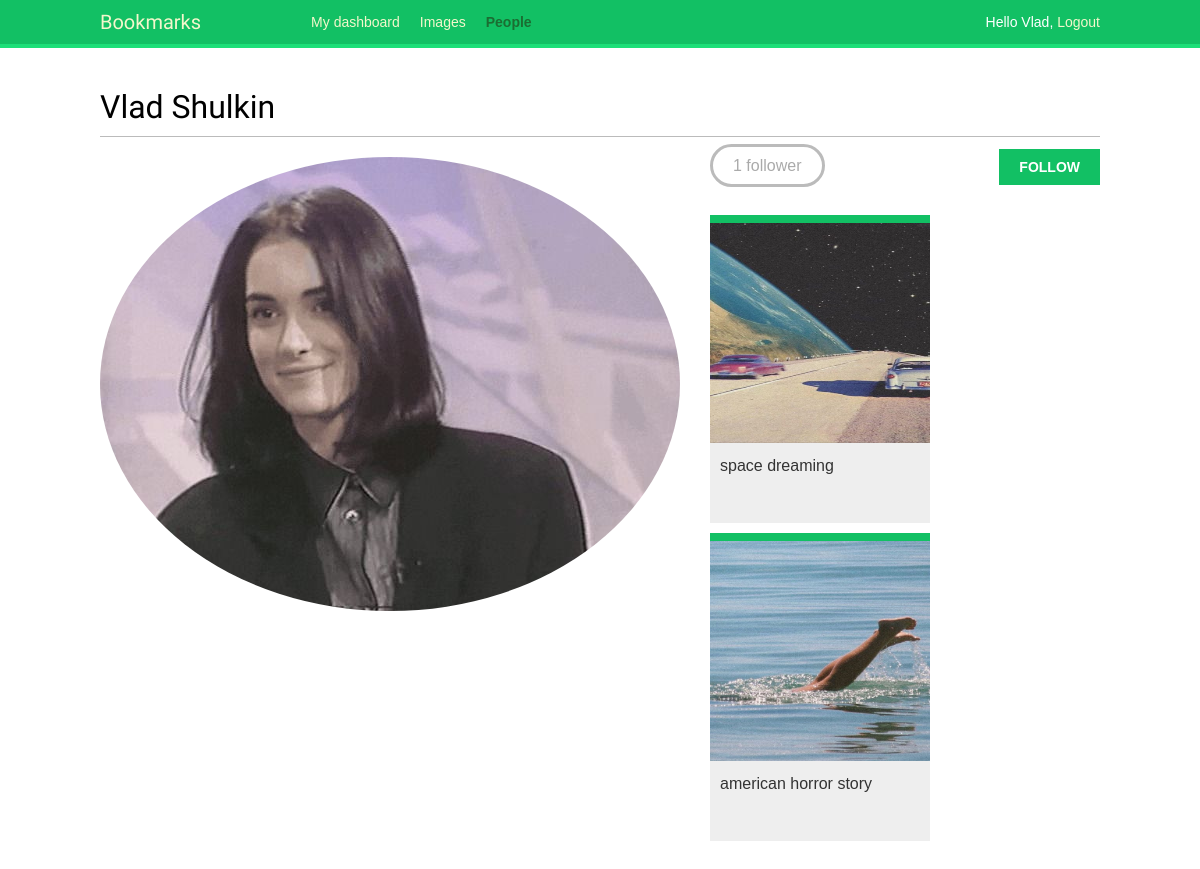
Page /account/users/user_3/ (signed in) on the committed database.
### images/models.py (models this page shows, shortened)
class Image(models.Model):
    user = models.ForeignKey(settings.AUTH_USER_MODEL,
                             related_name='images_created',
                             on_delete=models.CASCADE)
    title = models.CharField(max_length=200)
    slug = models.SlugField(max_length=200,
                            blank=True)
    url = models.URLField()
    image = models.ImageField(upload_to='images/%Y/%m/%d/')
    description = models.TextField(blank=True)
    created = models.DateField(auto_now_add=True,
                               db_index=True)
    users_like = models.ManyToManyField(settings.AUTH_USER_MODEL,
                                        related_name='images_liked',
                                        blank=True)
    total_likes = models.PositiveIntegerField(db_index=True,
                                              default=0)
    def get_absolute_url(self):
            return reverse('images:detail', args=[self.id, self.slug])

### account/views.py (the view)
# urls.py: path('users/<username>/', views.user_detail, name='user_detail'),
@login_required
def user_detail(request, username):
    user = get_object_or_404(User,
                             username=username,
                             is_active=True)
    return render(request,
                  'account/user/detail.html',
                  {'section': 'people',
                   'user': user})

### account/templates/account/user/detail.html (shortened to what this page needs)
{% extends "base.html" %}
{% load thumbnail %}
{% block content %}
  <h1>{{ user.get_full_name }}</h1>
  <div class="profile-info">
    {% thumbnail user.profile.photo "180x180" crop="100%" as im %}
      <img src="{{ im.url }}" class="user-detail">
    {% endthumbnail %}
  </div>
  {% with total_followers=user.followers.count %}
    <span class="count">
      <span class="total">{{ total_followers }}</span>
      follower{{ total_followers|pluralize }}
    </span>
    <a href="#" data-id="{{ user.id }}" data-action="{% if request.user in user.followers.all %}un{% endif %}follow" class="follow button">
      {% if request.user not in user.followers.all %}
        Follow
      {% else %}
        Unfollow
      {% endif %}
    </a>
    <div id="image-list" class="image-container">
      {% include "images/image/list_ajax.html" with images=user.images_created.all %}
    </div>
  {% endwith %}
{% endblock %}

### account/templates/base.html (shortened to what this page needs)
{% load static %}
<!DOCTYPE html>
<html>
<head>
  <link href="{% static "css/base.css" %}" rel="stylesheet">
</head>
<body>
  <div id="header">
    <span class="logo">Bookmarks</span>
    {% if request.user.is_authenticated %}
      <ul class="menu">
        <li {% if section == "dashboard" %}class="selected"{% endif %}>
          <a href="{% url "dashboard" %}">My dashboard</a>
        </li>
        <li {% if section == "images" %}class="selected"{% endif %}>
          <a href="{% url "images:list" %}">Images</a>
        </li>
        <li {% if section == "people" %}class="selected"{% endif %}>
          <a href="{% url "user_list" %}">People</a>
        </li>
      </ul>
    {% endif %}
    <span class="user">
      {% if request.user.is_authenticated %}
        Hello {{ request.user.first_name }},
        <a href="{% url "logout" %}">Logout</a>
      {% else %}
        <a href="{% url "login" %}">Log-in</a>
      {% endif %}
    </span>
  </div>
  <div id="content">
    {% block content %}
    {% endblock %}
  </div>
</body>
</html>

### images/templates/images/image/list_ajax.html
{% load thumbnail %}
{% for image in images %}
  <div class="image">
    <a href="{{ image.get_absolute_url }}">
      {% thumbnail image.image "300x300" crop="100%" as im %}
        <a href="{{ image.get_absolute_url }}">
          <img src="{{ im.url }}">
        </a>
      {% endthumbnail %}
    </a>
    <div class="info">
      <a href="{{ image.get_absolute_url }}" class="title">
        {{ image.title }}
      </a>
    </div>
  </div>
{% endfor %}

### account/static/css/base.css (style rules this page uses)
body { margin:0; padding:0; font-family:helvetica, sans-serif; }
a { color:#12c064; text-decoration:none; }
h1, h2, h3, h4, h5 , h6 { font-family: 'Muli', sans-serif; font-weight:normal; }
h1 { border-bottom:1px solid #bbb; padding:0 0 10px 0; margin:10px 0 20px 0; }
#header { padding:10px 100px; font-size:14px; background:#12c064; color:#fff; border-bottom:4px solid #1cdf78; overflow:auto; }
#header .logo { font-family: 'Muli', sans-serif; float:left; color:#f3f7cc; font-size:20px; margin-right:10%; }
#header ul.menu { list-style:none; float:left; margin:0; padding:0; }
#header ul.menu li { float:left; padding:4px 10px; }
#header ul.menu li.selected a, #header ul.menu li.selected a:hover { color:#1b6d32; font-weight:bold; }
#header a { color:#f3f7cc; }
#header .user { float:right; padding-top:4px; }
#content { padding:30px 100px; }
input[type=submit], a.button { font-weight:bold; background:#12c064; color:#fff; padding:10px 20px; font-size:14px; text-transform:uppercase; }
.count { color:#aaa; border:3px solid #bbb; border-radius:26px; padding:10px 20px; margin:20px 10px 0; }
a.like, a.follow { float:right; margin-top:-8px; }
#image-list { overflow:auto; }
#image-list .image { float:left; width:220px; height:300px; margin:0 10px 10px 10px; border-top:8px solid #12c064; background:#eee; }
#image-list img { width:220px; height:220px; }
#image-list .info { padding:10px; }
#image-list .info a { color:#333; }
img.user-detail { border-radius:50%; float:left; }
.profile-info { float:left; overflow:auto; margin-right:20px; }
.image-container { margin-top:40px; }

### rows in the picture
Image: shows a picture, title "space dreaming"
Image: shows a picture, title "american horror story"

### other values in the picture
{{ request.user.first_name }} "Vlad"
{{ user.get_full_name }} "Vlad Shulkin"
{{ total_followers }} "1"
